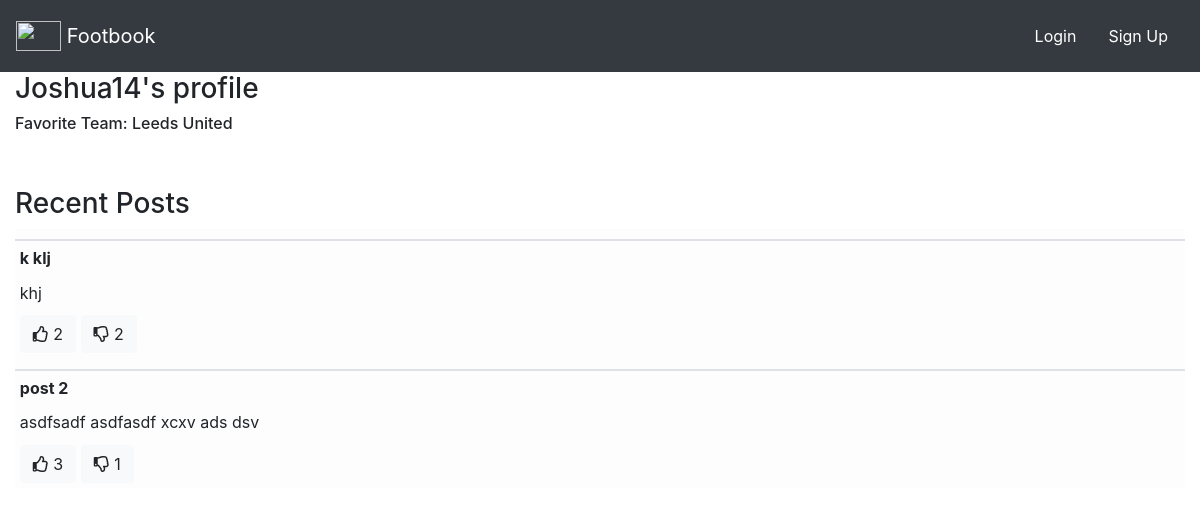
Page /viewProfile/Joshua14 on the committed database.
### app/models.py (models this page shows)
class User(UserMixin, db.Model):
    id = db.Column(db.Integer, primary_key=True) # primary keys are required by SQLAlchemy
    email = db.Column(db.String(100), unique=True, nullable=False)
    username = db.Column(db.String(1000), nullable=False)
    password = db.Column(db.String(100), nullable=False)
    team = db.Column(db.String(1000), nullable=False)
    posts = db.relationship('Post', backref='user', lazy='joined')
    friends =  db.relationship(
                    'User',secondary=Friends,
                    primaryjoin=Friends.c.user_id1==id,
                    secondaryjoin=Friends.c.user_id2==id)

class Post(db.Model):
    id = db.Column(db.Integer, primary_key=True) #primary key
    title = db.Column(db.String(200), nullable=False) #string max char length 200
    description = db.Column(db.String(1000), nullable=False) #string max char length 1000
    likes = db.relationship('User', secondary=Likes, backref='liked')
    dislikes = db.relationship('User', secondary=Dislikes, backref='disliked')
    user_id = db.Column(db.Integer, db.ForeignKey('user.id'),nullable=False)

### app/views.py (the view)
@app.route('/viewProfile/<username>')
def viewProfile(username):
    user = models.User.query.filter(models.User.username == username).first() #Query this ID
    return render_template('viewProfile.html', user=user, posts=user.posts)

### app/templates/viewProfile.html
{% extends "base.html" %}
{% block content %}
<h3 class="title">
  {{ user.username }}'s profile
</h3>
<h6>Favorite Team: {{ user.team }}<h6>
<br></br>
<h3>Recent Posts</h3>
<table class = "table table-sm">
    {% for post in posts %}
    <thead class = "table-light">
        <th></th>
        <tr>
            <td><b>{{post.title}}</b></td>
        </tr>
        <tr>
            <td>{{post.description}}</td>
        </tr>
        <tr>
            <td>
                {% if post not in current_user.liked %}
                <button class="btn btn-light" name="like" value={{post.id}} id=like{{post.id}}><i class="far fa-thumbs-up"></i> {{(post.likes| length)}} </button>
                {% else %}
                <button class="btn btn-success" name="like" value={{post.id}} id=like{{post.id}}><i class="far fa-thumbs-up"></i> {{(post.likes| length)}} </button>
                {% endif %}
                {% if post not in current_user.disliked %}
                <button class="btn btn-light" name="dislike" value={{post.id}} id=dislike{{post.id}}><i class="far fa-thumbs-down"></i> {{(post.dislikes| length)}} </button>
                {% else %}
                <button class="btn btn-danger" name="dislike" value={{post.id}} id=dislike{{post.id}}><i class="far fa-thumbs-down"></i> {{(post.dislikes| length)}} </button>
                {% endif %}
            </td>
        </tr>
    </thead>
    {% endfor %}
    </table>
    {% endblock %}

### app/templates/base.html (shortened to what this page needs)
<!DOCTYPE html>
<html>
  <head>
    <link rel="stylesheet" href="https://stackpath.bootstrapcdn.com/bootstrap/4.2.1/css/bootstrap.min.css">
    <link rel="stylesheet" type="text/css" href="{{ url_for('static', filename='fontawesome-free-5.3.1-web/css/all.css') }}">
  </head>
  <body>
    <nav class="navbar navbar-expand-sm navbar-dark bg-dark">
      <div class="collapse navbar-collapse" id="navbarSupportedContent">
        <ul class="navbar-nav mr-auto">
            <a class="navbar-brand" href="/">
                <img src="/static/logos/logo2.png" width="45" height="30" class="d-inline-block align-top" alt="">
                Footbook
            </a>
        </ul class="navbar-nav mr-auto">
            {% if not current_user.is_authenticated %}
            <li class="navbar-text"><a class="nav-link" href="/login">Login</a></li>
            <li class="navbar-text"><a class="nav-link" href="/signup">Sign Up</a></li>
            {% endif %}
      </div>
    </nav>
    <div class="container-fluid">
      <div class="row">
          <div class="col col-12">
            {% block content %}{% endblock %}
          </div>
        </div>
      </div>
  </body>
</html>

### rows in the picture
User: username "Joshua14", team "Leeds United"
Post: title "k klj", description "khj", {{ post.id }} 3 (drawn), likes "2", dislikes "2"
Post: title "post 2", description "asdfsadf asdfasdf xcxv ads dsv", {{ post.id }} 2 (drawn), likes "3", dislikes "1"
